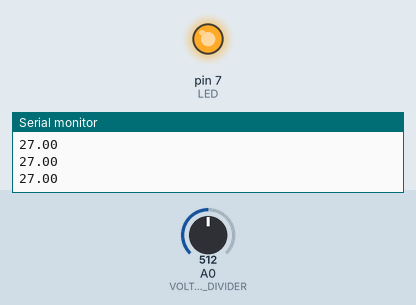
A sketch run on a simulated Arduino Uno, built with avr-gcc and run on an emulated ATmega328P. Shown: output pins drawn as LEDs (lit = HIGH), the last lines printed to the serial monitor. The test bench sets the inputs (shaded band); at power-on: A0 (VOLTAGE_DIVIDER) = 512.

Above: at 1.2 s.
1.3 s: A0 (VOLTAGE_DIVIDER) set to 542
At 2.5 s:
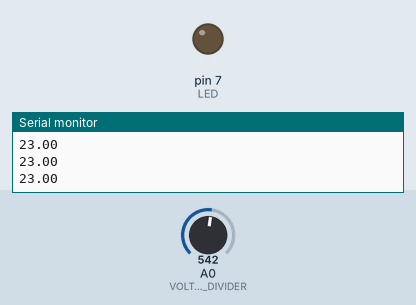
2.8 s: A0 (VOLTAGE_DIVIDER) set to 511
At 4.0 s:
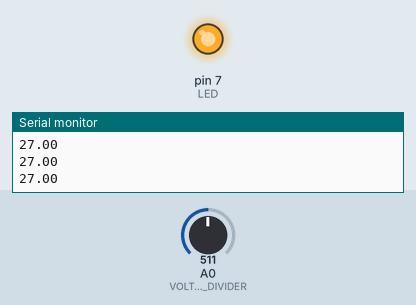
4.3 s: A0 (VOLTAGE_DIVIDER) set to 716
At 4.8 s:
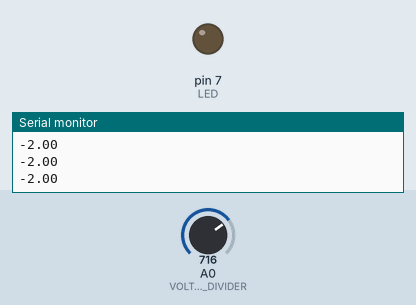
Timing chart, 0 to 7.3 s (numbered marks = the images above; inputs shaded):
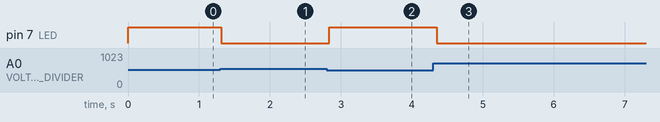

Measured:
- the behaviour switches between 524 and 525 on A0 (VOLTAGE_DIVIDER) (found by bisection; images 0 and 1)
- after the input at 1.3 s, pin 7 (LED): HIGH → LOW at once
- after the input at 2.8 s, pin 7 (LED): LOW → HIGH at once
- after the input at 4.3 s, pin 7 (LED): HIGH → LOW after 0.05 s

The sketch:

sketch_jul13a.ino
```cpp
#define VOLTAGE_DIVIDER A0  // voltage across photoresitor
#define LED 7   // a led
#define TRESHOLD 25

void setup() {
    pinMode(VOLTAGE_DIVIDER, INPUT);
    pinMode(LED, OUTPUT);
    Serial.begin(9600);
}

void loop() {
  float voltage = 100 - map(analogRead(VOLTAGE_DIVIDER), 0, 700, 0, 100);  // get a high pulse when light gets darker
  if (voltage > TRESHOLD) digitalWrite(LED, HIGH);   // over a treshold turn the led on
  else digitalWrite(LED, LOW);
  Serial.println(voltage);    // for serial plotter
  delay(50);
}
```
